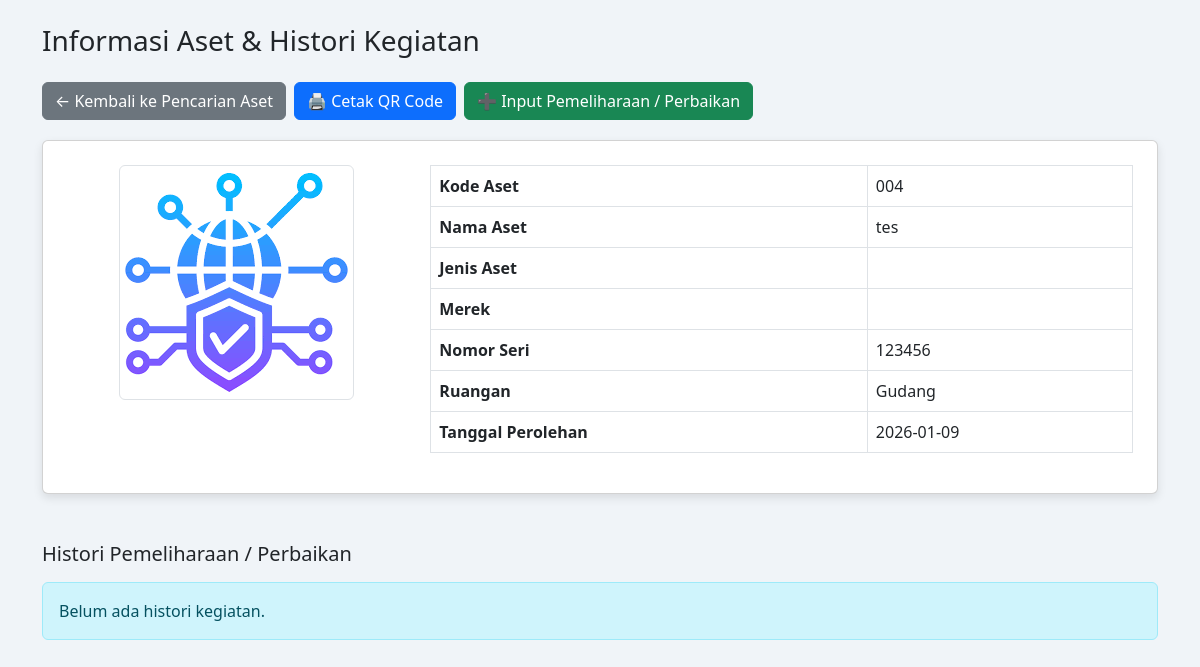
Screenshot of /pages/histori_aset.php?id_aset=19 (signed in) with the database file from the repository.
### tables this page shows
CREATE TABLE `aset` (
  `id_aset` int(11) NOT NULL,
  `kode_aset` varchar(50) NOT NULL,
  `nama_aset` varchar(100) NOT NULL,
  `merek` varchar(100) DEFAULT NULL,
  `tipe` varchar(100) DEFAULT NULL,
  `id_ruangan` int(11) NOT NULL,
  `tanggal_perolehan` date NOT NULL,
  `nilai_perolehan` decimal(15,2) NOT NULL,
  `umur_ekonomis` tinyint(4) NOT NULL COMMENT 'Dalam tahun',
  `kondisi_alat` enum('aktif','tidak aktif','rusak','diperbaiki') DEFAULT 'aktif',
  `kepemilikan` enum('RSUD Cibabat','KSO') DEFAULT NULL,
  `status_penyusutan` enum('belum dihitung','dihitung') DEFAULT 'belum dihitung',
  `nomor_seri` varchar(255) DEFAULT NULL,
  `image` varchar(255) DEFAULT NULL,
  `stok` decimal(30,0) DEFAULT NULL,
  `jumlah_nilai_perolehan` decimal(30,0) DEFAULT NULL,
  `id_jenis_aset` int(11) DEFAULT NULL,
  `spo` varchar(255) DEFAULT NULL,
  `model` varchar(255) DEFAULT NULL,
  `jenis_anggaran` enum('BTT','BLUD') DEFAULT NULL,
  `kalibrasi` date DEFAULT NULL,
  `perusahaan` varchar(255) DEFAULT NULL,
  `kartu_kuning` enum('Ada','Tidak Ada') DEFAULT NULL,
  `akl` varchar(255) DEFAULT NULL,
  `nomor_kontrak` varchar(255) DEFAULT NULL,
  `id_merek_aset` int(11) DEFAULT NULL
);

CREATE TABLE `ruangan` (
  `id_ruangan` int(11) NOT NULL,
  `id_gedung` int(11) NOT NULL,
  `nama_ruangan` varchar(100) NOT NULL,
  `keterangan` varchar(100) DEFAULT NULL
);

### pages/histori_aset.php (the view, shortened to what this page needs)
<?php
require_once $_SERVER['DOCUMENT_ROOT'] . '/samcibabat/includes/db.php';
$id_aset = $_GET['id_aset'] ?? null;
$stmt = $conn->prepare("SELECT a.*, r.nama_ruangan FROM aset a JOIN ruangan r ON a.id_ruangan = r.id_ruangan WHERE a.id_aset = ?");
$stmt->bind_param("i", $id_aset);
$stmt->execute();
$result = $stmt->get_result();
$aset = $result->fetch_assoc();
?>
<!DOCTYPE html>
<html lang="id">
<head>
    <link href="https://cdn.jsdelivr.net/npm/bootstrap@5.3.0/dist/css/bootstrap.min.css" rel="stylesheet">
</head>
<body class="container py-4">
<h3 class="mb-4">Informasi Aset & Histori Kegiatan</h3>
<div class="mb-3 d-flex flex-wrap gap-2">
    <a href="/samcibabat/index.php?page=informasi_aset" class="btn btn-secondary">← Kembali ke Pencarian Aset</a>
    <button class="btn btn-primary" onclick="printQRCode()">🖨️ Cetak QR Code</button>
    <a href="/samcibabat/index.php?page=kegiatan_detail&id_aset=<?= $id_aset ?>" class="btn btn-success">➕ Input Pemeliharaan / Perbaikan</a>
</div>
<div class="card p-4">
    <div class="row">
        <div class="col-md-4 text-center">
            <?php
$imagePath = '/samcibabat/uploads/' . $aset['image'];
$fileSystemPath = $_SERVER['DOCUMENT_ROOT'] . $imagePath;
if (!empty($aset['image']) && file_exists($fileSystemPath)) {
    echo "<img src='{$imagePath}' class='img-thumbnail img-aset' alt='Gambar Aset'>";
} else {
    echo "<div class='text-muted fst-italic'>Tidak ada gambar tersedia.</div>";
}
?>
        </div>
        <div class="col-md-8">
            <table class="table table-bordered">
                <tr><th>Kode Aset</th><td><?= htmlspecialchars($aset['kode_aset']) ?></td></tr>
                <tr><th>Nama Aset</th><td><?= htmlspecialchars($aset['nama_aset']) ?></td></tr>
                <tr><th>Jenis Aset</th><td><?= htmlspecialchars($aset['jenis_aset']) ?></td></tr>
                <tr><th>Merek</th><td><?= htmlspecialchars($aset['merek']) ?></td></tr>
                <tr><th>Nomor Seri</th><td><?= htmlspecialchars($aset['nomor_seri']) ?></td></tr>
                <tr><th>Ruangan</th><td><?= htmlspecialchars($aset['nama_ruangan']) ?></td></tr>
                <tr><th>Tanggal Perolehan</th><td><?= htmlspecialchars($aset['tanggal_perolehan']) ?></td></tr>
            </table>
        </div>
    </div>
</div>
<h5 class="mt-5">Histori Pemeliharaan / Perbaikan</h5>
<?php
$stmt = $conn->prepare("
    SELECT k.*, t.nama_teknisi, a.nama_asisten
    FROM kegiatan k
    LEFT JOIN teknisi t ON k.id_teknisi = t.id_teknisi
    LEFT JOIN asisten a ON k.id_asisten = a.id_asisten
    WHERE k.id_aset = ?
    ORDER BY k.waktu_laporan DESC
");
$stmt->bind_param("i", $id_aset);
$stmt->execute();
$result = $stmt->get_result();
if ($result->num_rows > 0): ?>
    <table class="table table-striped mt-3">
        <thead class="table-primary">
            <tr>
                <th>No</th>
                <th>Jenis Kegiatan</th>
                <th>Teknisi</th>
                <th>Asisten</th>
                <th>Waktu Laporan</th>
                <th>Keluhan</th>
                <th>Tindakan</th>
                <th>Kesimpulan</th>
            </tr>
        </thead>
        <tbody>
        <?php $no = 1;
        while ($row = $result->fetch_assoc()): ?>
            <tr>
                <td><?= $no++ ?></td>
                <td><?= htmlspecialchars($row['jenis_kegiatan']) ?></td>
                <td><?= htmlspecialchars($row['nama_teknisi'] ?? '-') ?></td>
                <td><?= htmlspecialchars($row['nama_asisten'] ?? '-') ?></td>
                <td><?= htmlspecialchars($row['waktu_laporan']) ?></td>
                <td><?= htmlspecialchars($row['keluhan']) ?></td>
                <td><?= htmlspecialchars($row['tindakan']) ?></td>
                <td><?= htmlspecialchars($row['kesimpulan']) ?></td>
            </tr>
        <?php endwhile; ?>
        </tbody>
    </table>
<?php else: ?>
    <div class="alert alert-info mt-3">Belum ada histori kegiatan.</div>
<?php endif; ?>
</body>
</html>

### pages/histori_aset.php (style rules this page uses)
body { background: #f0f4f8; }
.card { box-shadow: 0 4px 10px rgba(0,0,0,0.1); margin-top: 20px; }
.img-aset { max-width: 250px; height: auto; object-fit: cover; }

### rows the page displays
aset: image (picture), kode_aset "004", nama_aset "tes", nomor_seri "123456", id_ruangan.nama_ruangan "Gudang", tanggal_perolehan "2026-01-09"
